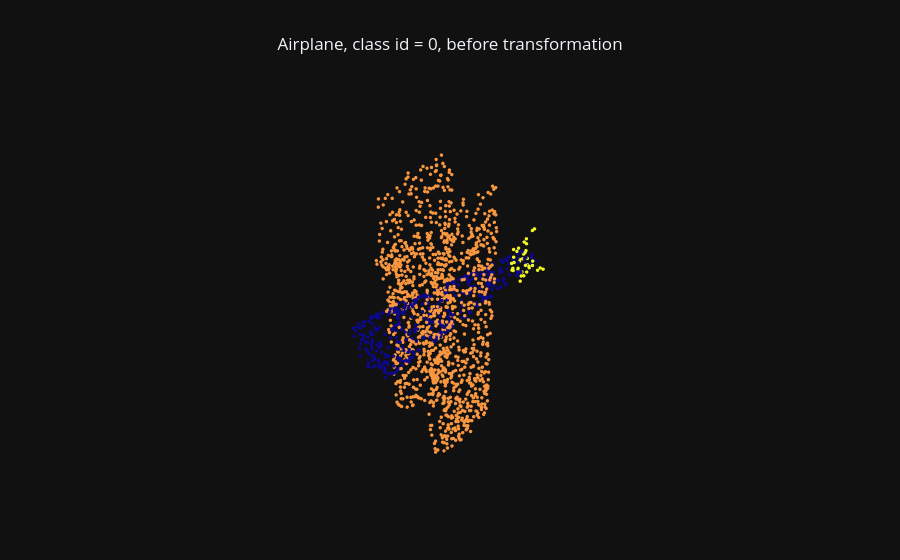
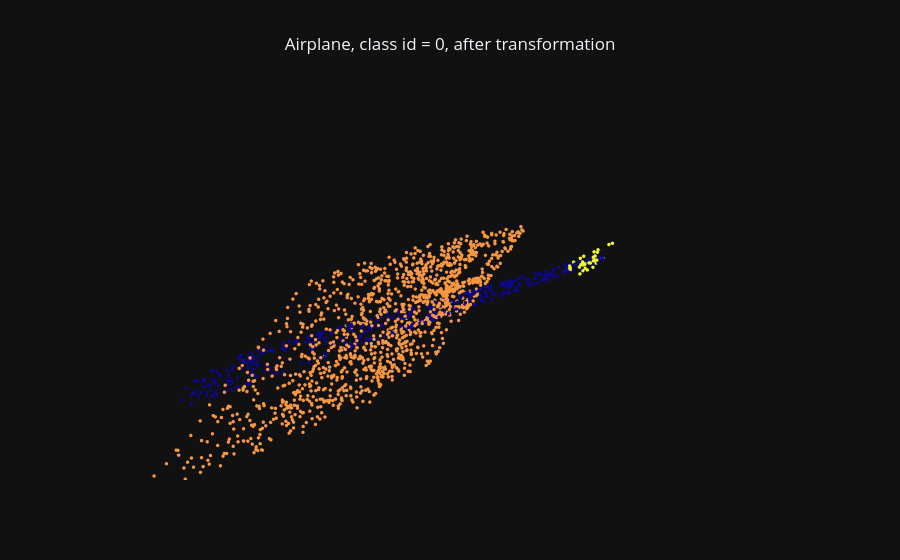
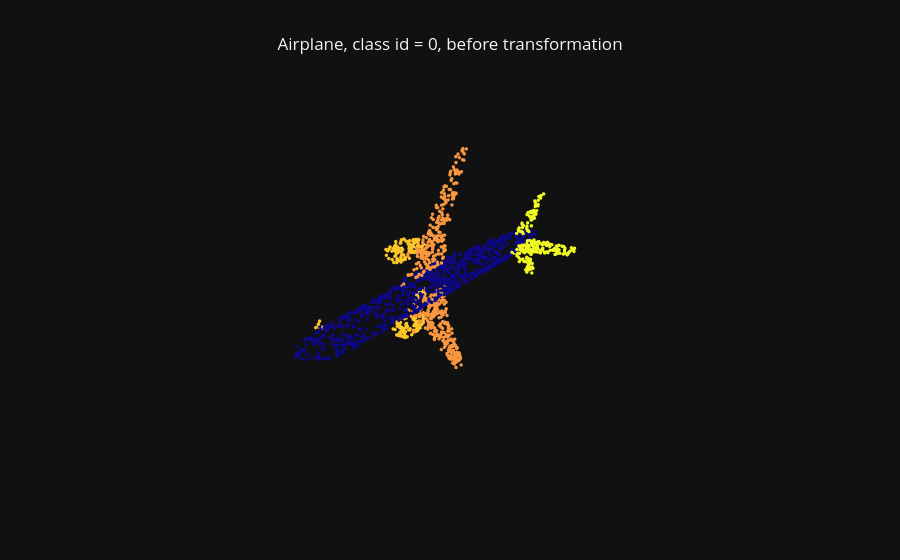
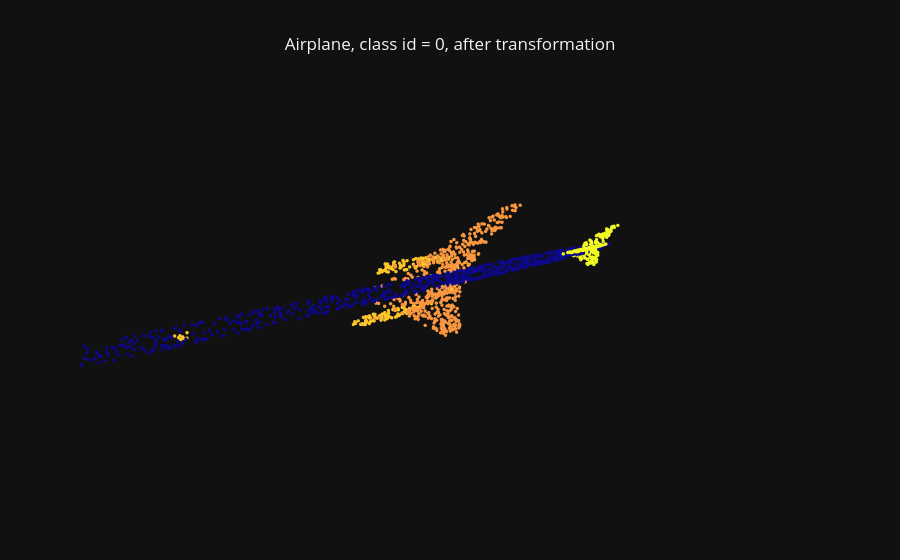

The cell these charts' notebook holds for them, in order:
### Markdown cell above
## Inference

### Code cell
classifier = PointNetCls(k=num_classes).to(device) 
classifier.load_state_dict(torch.load('pointnet.pth'))
classifier.eval()

total_loss = 0.0

with torch.no_grad():
    for batch_dict in tqdm(test_loader, total=len(test_loader)):
        x = batch_dict['points'].transpose(1, 2).to(device)
        labels = batch_dict['class_id'].to(device)
        pred, _ = classifier(x)

        # calculate loss
        loss = criterion(pred, labels)
        total_loss += loss.item()

evaluation_loss = total_loss / len(test_loader)
print(evaluation_loss)

for i in range (0,3):
    data_dict= train_set[i]
    points = data_dict['points']
    seg_labels = data_dict['seg_labels']

    pc_plots = plot_pc_data3d(x=points[:,0], y=points[:,1], z=points[:,2], apply_color_gradient=False, color=PART_COLORS[seg_labels - 1], marker_size=2)
    layout = dict(template="plotly_dark", title=f"{data_dict['class_name']}, class id = {data_dict['class_id']}, before transformation", scene=PCD_SCENE, title_x=0.5)
    fig = go.Figure(data=pc_plots, layout=layout)   
    fig.show()
    newpoints = torch.from_numpy(points).unsqueeze(0).transpose(1, 2).to(device)
    _, original_trans = classifier(newpoints)
    original_trans = original_trans.squeeze(0).detach().cpu().numpy()
    original_transformed = np.dot(original_trans, points.T).T
    pc_plots = plot_pc_data3d(x=original_transformed[:,0], y=original_transformed[:,1], z=original_transformed[:,2], apply_color_gradient=False, color=PART_COLORS[seg_labels - 1], marker_size=2)
    layout = dict(template="plotly_dark", title=f"{data_dict['class_name']}, class id = {data_dict['class_id']}, after transformation", scene=PCD_SCENE, title_x=0.5)
    fig = go.Figure(data=pc_plots, layout=layout)   
    fig.show()

### Figure 1 — Plotly figure (JSON) as saved in the notebook; plotly's stock layout.template omitted (floating-point values rounded to 4 significant figures; data arrays with more than 128 entries replaced by an {"elided": "..."} marker saying what was removed)
{"data": [{"hoverinfo": "skip", "marker": {"color": {"elided": "2500 int values"}, "opacity": 1, "size": 2}, "mode": "markers", "showlegend": false, "type": "scatter3d", "x": {"elided": "2500 float values"}, "y": {"elided": "2500 float values"}, "z": {"elided": "2500 float values"}}], "layout": {"scene": {"aspectmode": "data", "xaxis": {"visible": false}, "yaxis": {"visible": false}, "zaxis": {"visible": false}}, "title": {"text": "Airplane, class id = 0, before transformation", "x": 0.5}}}

### Figure 2 — Plotly figure (JSON) as saved in the notebook; plotly's stock layout.template omitted (floating-point values rounded to 4 significant figures; data arrays with more than 128 entries replaced by an {"elided": "..."} marker saying what was removed)
{"data": [{"hoverinfo": "skip", "marker": {"color": {"elided": "2500 int values"}, "opacity": 1, "size": 2}, "mode": "markers", "showlegend": false, "type": "scatter3d", "x": {"elided": "2500 float values"}, "y": {"elided": "2500 float values"}, "z": {"elided": "2500 float values"}}], "layout": {"scene": {"aspectmode": "data", "xaxis": {"visible": false}, "yaxis": {"visible": false}, "zaxis": {"visible": false}}, "title": {"text": "Airplane, class id = 0, after transformation", "x": 0.5}}}

### Figure 3 — Plotly figure (JSON) as saved in the notebook; plotly's stock layout.template omitted (floating-point values rounded to 4 significant figures; data arrays with more than 128 entries replaced by an {"elided": "..."} marker saying what was removed)
{"data": [{"hoverinfo": "skip", "marker": {"color": {"elided": "2500 int values"}, "opacity": 1, "size": 2}, "mode": "markers", "showlegend": false, "type": "scatter3d", "x": {"elided": "2500 float values"}, "y": {"elided": "2500 float values"}, "z": {"elided": "2500 float values"}}], "layout": {"scene": {"aspectmode": "data", "xaxis": {"visible": false}, "yaxis": {"visible": false}, "zaxis": {"visible": false}}, "title": {"text": "Airplane, class id = 0, before transformation", "x": 0.5}}}

### Figure 4 — Plotly figure (JSON) as saved in the notebook; plotly's stock layout.template omitted (floating-point values rounded to 4 significant figures; data arrays with more than 128 entries replaced by an {"elided": "..."} marker saying what was removed)
{"data": [{"hoverinfo": "skip", "marker": {"color": {"elided": "2500 int values"}, "opacity": 1, "size": 2}, "mode": "markers", "showlegend": false, "type": "scatter3d", "x": {"elided": "2500 float values"}, "y": {"elided": "2500 float values"}, "z": {"elided": "2500 float values"}}], "layout": {"scene": {"aspectmode": "data", "xaxis": {"visible": false}, "yaxis": {"visible": false}, "zaxis": {"visible": false}}, "title": {"text": "Airplane, class id = 0, after transformation", "x": 0.5}}}
